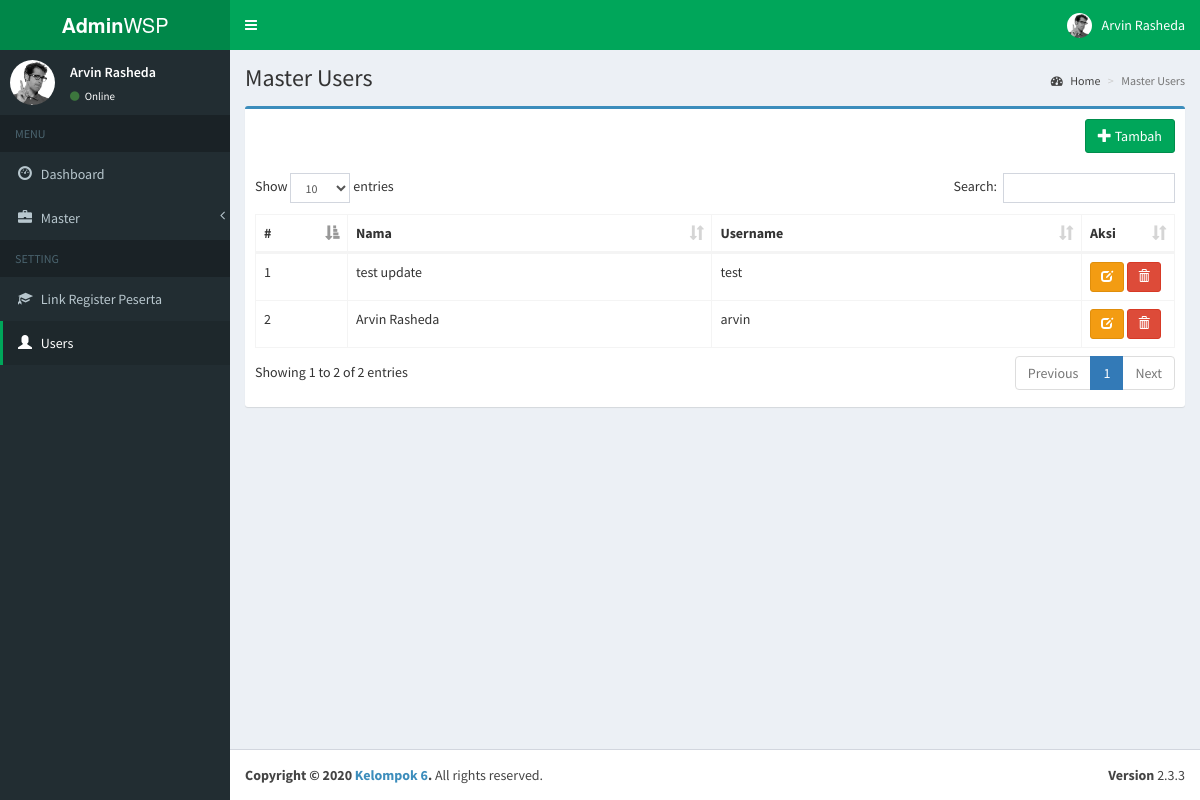
Page /index.php?page=users (signed in) on the earlier database version.
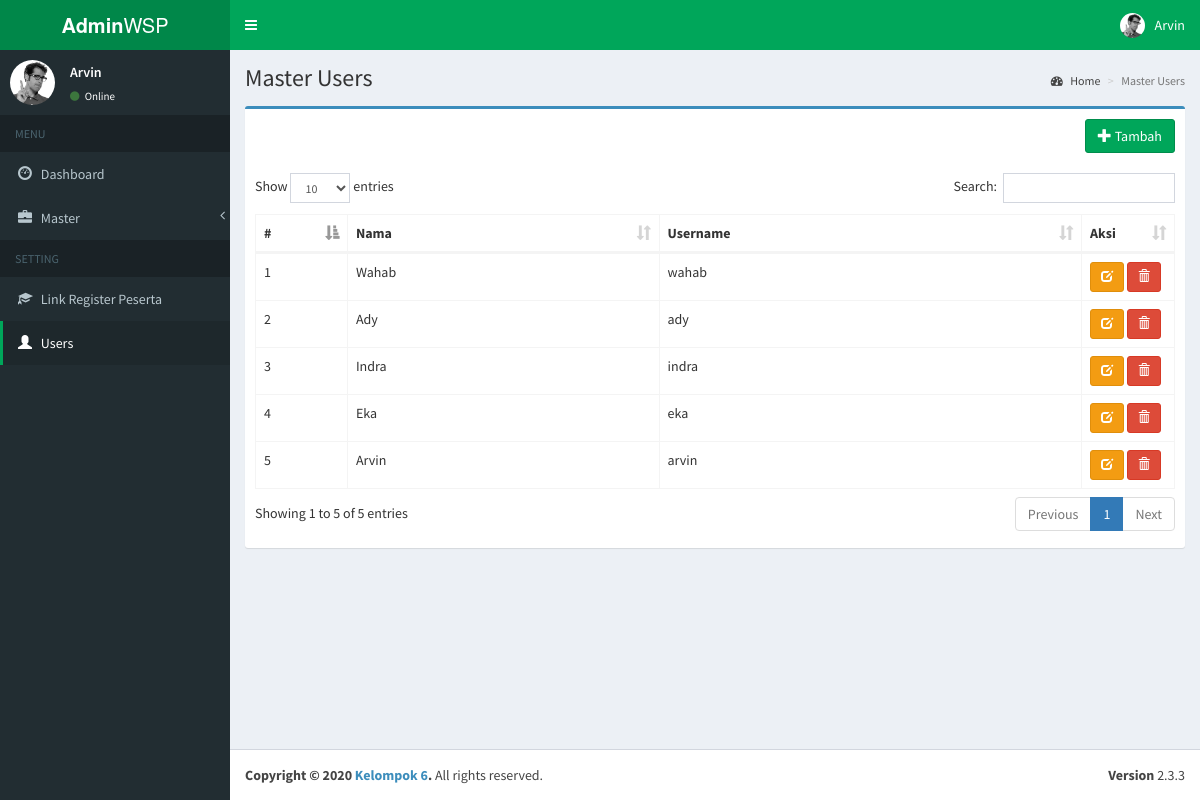
Same page on the later database version.
### tables this page shows
CREATE TABLE `users`  (
  `id` int(11) NOT NULL AUTO_INCREMENT,
  `name` varchar(255) NOT NULL,
  `username` varchar(255) NOT NULL,
  `password` varchar(255) NOT NULL,
  `is_admin` tinyint(1) NOT NULL,
  `is_active` tinyint(1) NOT NULL,
  PRIMARY KEY (`id`) USING BTREE
);

### pages/users/list.php (the view, shortened to what this page needs)
<?php
include_once("conf/connection.php");
if (isset($db)) {
    $result = mysqli_query($db, "SELECT * FROM users ORDER BY id DESC");
}
?>
<div class="content-wrapper">
    <section class="content-header">
        <h1>
            Master Users
        </h1>
        <ol class="breadcrumb">
            <li><a href="index.php"><i class="fa fa-dashboard"></i> Home</a></li>
            <li class="active">Master Users</li>
        </ol>
    </section>
    <section class="content">
        <div class="row">
            <div class="col-xs-12">
                <div class="box box-primary">
                    <div class="box-header">
                        <a href="index.php?page=users-create" class="btn btn-success pull-right" role="button" title="Tambah Data"><i
                                class="glyphicon glyphicon-plus"></i> Tambah</a>
                    </div>
                    <div class="box-body">
                        <table id="users" class="table table-bordered table-hover table-responsive">
                            <thead>
                            <tr>
                                <th width="10%">#</th>
                                <th>Nama</th>
                                <th>Username</th>
                                <th width="10%">Aksi</th>
                            </tr>
                            </thead>
                            <tbody>
                            <?php
                                $no=0;
                                while($row = mysqli_fetch_array($result)) {
                                    ?>
                                    <tr>
                                        <td><?php echo $no=$no+1;?></td>
                                        <td><?php echo $row['name'];?></td>
                                        <td><?php echo $row['username'];?></td>
                                        <td>
                                            <a href="index.php?page=users-edit&id=<?=$row['id'];?>" class="btn btn-sm btn-warning" role="button" title="Ubah Data"><i class="glyphicon glyphicon-edit"></i></a>
                                            <a href="pages/users/hapus.php?id=<?=$row['id'];?>" onclick="return confirm('Anda yakin akan menghapus data ' + '<?=$row['name'];?>' + ' ini ?');" class="btn btn-sm btn-danger" role="button" title="Hapus Data"><i class="glyphicon glyphicon-trash"></i></a>
                                        </td>
                                    </tr>
                                <?php } ?>
                            </tbody>
                        </table>
                    </div>
                </div>
            </div>
        </div>
    </section>
</div>

### index.php (shortened to what this page needs)
<!DOCTYPE html>
<html>
<head>
    <link rel="stylesheet" href="bootstrap/css/bootstrap.min.css">
    <link rel="stylesheet" href="https://cdnjs.cloudflare.com/ajax/libs/font-awesome/4.5.0/css/font-awesome.min.css">
    <link rel="stylesheet" href="https://cdnjs.cloudflare.com/ajax/libs/ionicons/2.0.1/css/ionicons.min.css">
    <link rel="stylesheet" href="plugins/jvectormap/jquery-jvectormap-1.2.2.css">
    <link rel="stylesheet" href="dist/css/AdminLTE.min.css">
    <link rel="stylesheet" href="dist/css/skins/_all-skins.min.css">
    <link rel="stylesheet" href="plugins/datatables/dataTables.bootstrap.css">
    <link rel="stylesheet" href="https://cdnjs.cloudflare.com/ajax/libs/toastr.js/latest/css/toastr.min.css">
</head>
<body class="hold-transition skin-green sidebar-mini">
<div class="wrapper">
    <header class="main-header">
        <a href="index.php" class="logo">
            <span class="logo-lg"><b>Admin</b>WSP</span>
        </a>
        <nav class="navbar navbar-static-top">
            <a href="#" class="sidebar-toggle" data-toggle="offcanvas" role="button">
            </a>
            <div class="navbar-custom-menu">
                <ul class="nav navbar-nav">
                    <li class="dropdown user user-menu">
                        <a href="#" class="dropdown-toggle" data-toggle="dropdown">
                            <img src="dist/img/user2-160x160.jpg" class="user-image" alt="User Image">
                            <span class="hidden-xs"><?= $_SESSION['user']['name'] ?></span>
                        </a>
                    </li>
                </ul>
            </div>
        </nav>
    </header>
    <aside class="main-sidebar">
        <section class="sidebar">
            <div class="user-panel">
                <div class="pull-left image">
                    <img src="dist/img/user2-160x160.jpg" class="img-circle" alt="User Image">
                </div>
                <div class="pull-left info">
                    <p><?= $_SESSION['user']['name'] ?></p>
                    <a href="#"><i class="fa fa-circle text-success"></i> Online</a>
                </div>
            </div>
            <ul class="sidebar-menu">
                <li class="header">MENU</li>
                <li class="treeview">
                <li <?php if (!isset($_GET['page']) == 1) echo "class='active'"; ?>><a href="index.php"><i
                                class="glyphicon glyphicon-dashboard"></i> <span>Dashboard</span></a></li>
                </li>
                <li class="treeview <?php if(strpos($_GET['page'], 'master') !== false) echo "active";?>">
                    <a href="#">
                        <i class="glyphicon glyphicon-briefcase"></i> <span>Master</span>
                        <span class="pull-right-container">
                <i class="fa fa-angle-left pull-right"></i>
              </span>
                    </a>
                </li>
                <li class="header">SETTING</li>
                <li class="treeview">
                <li><a target="_blank" href="pages/register.php"><i class="glyphicon glyphicon-education"></i>
                        <span>Link Register Peserta</span></a></li>
                <li  <?php if(isset($_GET['page']) && $_GET['page'] == "users") echo "class='active'";?>><a href="index.php?page=users"><i class="glyphicon glyphicon-user"></i> <span>Users</span></a></li>
                </li>
            </ul>
        </section>
    </aside>
    <?php include "conf/route.php"; ?>
    <footer class="main-footer">
        <div class="pull-right hidden-xs">
            <b>Version</b> 2.3.3
        </div>
        <strong>Copyright &copy; 2020 <a href="#">Kelompok 6</a>.</strong> All rights
        reserved.
    </footer>
</div>
</body>
</html>

### conf/route.php (shortened to what this page needs)
<?php
if (isset($_GET['page'])) {
    $page = $_GET['page'];
    switch ($page) {
        case 'users':
            include 'pages/users/list.php';
            break;
    }
} else {
    include "pages/beranda.php";
}
?>

Differences in the rows shown:
removed users: name "test update", username "test"
added users: name "Wahab", username "wahab"
added users: no "2", name "Ady", username "ady"
added users: no "3", name "Indra", username "indra"
added users: no "4", name "Eka", username "eka"
changed users "arvin": no "2" → "5"; name "Arvin Rasheda" → "Arvin"
Other differences:
$_SESSION['user']['name']: "Arvin Rasheda" → "Arvin"
text written by a page script: "Show entries Search: Showing 1 to 2 of 2 entries Previous 1 Next" → "Show entries Search: Showing 1 to 5 of 5 entries Previous 1 Next"
